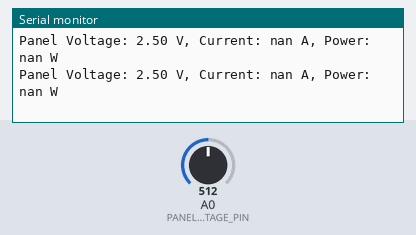
Simulated run of this sketch. Board: Arduino Uno, built with avr-gcc and run on an emulated ATmega328P. On the bench: the last lines printed to the serial monitor. Inputs (shaded band) come from the test bench; at power-on: A0 (PANEL_VOLTAGE_PIN) = 512.

Above: at 1.8 s.
1.9 s: A0 (PANEL_VOLTAGE_PIN) set to 716
At 2.3 s:
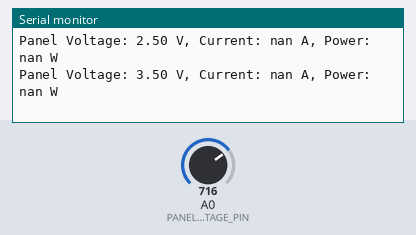
3.4 s: A0 (PANEL_VOLTAGE_PIN) set to 900
At 4.8 s:
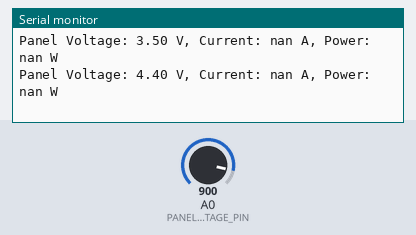
Timing chart, 0 to 6.4 s (numbered marks = the images above; inputs shaded):
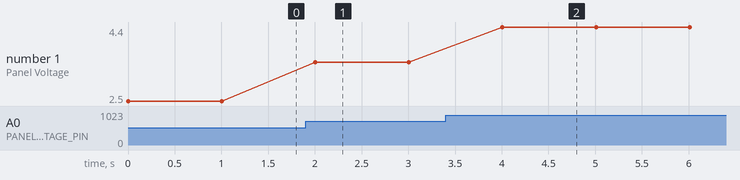

Measured:
- after the input at 1.9 s, the serial monitor: prints a new line after 0.10 s (image 1)
- after the input at 3.4 s, the serial monitor: prints a new line after 0.61 s (image 2)
- plotted number 1: 2.5 → 3.5 after the input at 1.9 s, 3.5 → 4.4 after the input at 3.4 s

The sketch:

bare_infer7.ino
```cpp
#include <Arduino.h>

class SolarPanelInferenceEngine {
private:
    // Physical Constants and Calibration Parameters
    const float BOLTZMANN_CONSTANT = 1.380649e-23;  // J/K
    const float ELEMENTARY_CHARGE = 1.60217663e-19; // Coulombs
    const float IDEAL_DIODE_FACTOR = 1.2;  // Typical range 1-2 for silicon cells
    const float SOLAR_PANEL_TEMPERATURE = 298.15;  // Kelvin (25°C)

    // Panel Specific Parameters (to be calibrated)
    float shortCircuitCurrent = 0.0;     // Isc (A)
    float openCircuitVoltage = 0.0;      // Voc (V)
    float numberOfCells = 36;            // Typical for small panels
    float seriesResistance = 0.5;        // Ohms
    float shuntResistance = 100.0;       // Ohms

    // Measurement Variables
    float currentPanelVoltage = 0.0;
    float currentPanelTemperature = 25.0;  // °C
    float irradianceLevel = 1000.0;        // W/m²

    // Derived Thermal Voltage
    float thermalVoltage() const {
        return (BOLTZMANN_CONSTANT * SOLAR_PANEL_TEMPERATURE) /
               (ELEMENTARY_CHARGE * numberOfCells);
    }

    // Temperature Correction Factor for Short Circuit Current
    float temperatureCorrectionFactor() const {
        const float TEMPERATURE_COEFFICIENT = 0.0035;  // Typical for silicon cells
        return 1.0 + TEMPERATURE_COEFFICIENT * (currentPanelTemperature - 25.0);
    }

    // Interpolation function for intermediate values
    float linearInterpolate(float x, float x0, float x1, float y0, float y1) const {
        return y0 + (x - x0) * ((y1 - y0) / (x1 - x0));
    }

public:
    // Advanced Current Estimation Model
    float estimatePanelCurrent(float voltage, float dutyCycle) {
        // Corrected Short Circuit Current
        float correctedShortCircuitCurrent = shortCircuitCurrent *
            temperatureCorrectionFactor() *
            (irradianceLevel / 1000.0);  // Normalize to standard test conditions

        // Improved Shockley Diode Equation with Series and Shunt Resistance
        float thermalV = thermalVoltage();
        float saturationCurrent = correctedShortCircuitCurrent /
            (exp((openCircuitVoltage) / (IDEAL_DIODE_FACTOR * thermalV)) - 1.0);

        // Modified diode equation incorporating resistance effects
        float current = correctedShortCircuitCurrent -
            saturationCurrent * (
                exp((voltage + correctedShortCircuitCurrent * seriesResistance) /
                    (IDEAL_DIODE_FACTOR * thermalV)) - 1.0
            ) -
            (voltage + correctedShortCircuitCurrent * seriesResistance) / shuntResistance;

        // Duty Cycle Impact Modeling
        float dutyCycleImpact = constrain(dutyCycle, 0.0, 1.0);
        current *= (1.0 + dutyCycleImpact * 0.1);  // Modest amplification

        return max(0.0, current);
    }

    // Power Estimation
    float estimatePanelPower(float voltage, float current) const {
        return voltage * current;
    }

    // Maximum Power Point Tracking (MPPT) Estimation
    float estimateMPPT() const {
        // Simplified MPPT estimation based on open circuit and short circuit points
        return openCircuitVoltage * 0.7;  // Typical max power point is ~70-80% of Voc
    }

    // Calibration Method
    void calibratePanelParameters(
        float measuredShortCircuitCurrent,
        float measuredOpenCircuitVoltage,
        float panelTemperature = 25.0,
        float measuredIrradiance = 1000.0
    ) {
        shortCircuitCurrent = measuredShortCircuitCurrent;
        openCircuitVoltage = measuredOpenCircuitVoltage;
        currentPanelTemperature = panelTemperature;
        irradianceLevel = measuredIrradiance;
    }

    // Update Environmental Conditions
    void updateEnvironmentalConditions(
        float temperature,
        float irradiance
    ) {
        currentPanelTemperature = temperature;
        irradianceLevel = irradiance;
    }
};

class SolarPanelOptimizer {
private:
    SolarPanelInferenceEngine inferenceEngine;

    // Existing pin and configuration variables...
    const uint8_t PANEL_VOLTAGE_PIN = A0;
    const uint8_t CONVERTER1_ENABLE_PIN = 9;
    const uint8_t CONVERTER2_ENABLE_PIN = 10;

    float readPanelVoltage() {
        return analogRead(PANEL_VOLTAGE_PIN) * (5.0 / 1023.0);
    }

public:
    void begin() {
        // Initial calibration with typical small panel values
        inferenceEngine.calibratePanelParameters(
            5.0,   // Short Circuit Current (A)
            21.0,  // Open Circuit Voltage (V)
            25.0,  // Temperature
            1000.0 // Standard Irradiance
        );
    }

    void updateInference(float dutyCycle) {
        float panelVoltage = readPanelVoltage();

        // Estimate current using advanced inference
        float panelCurrent = inferenceEngine.estimatePanelCurrent(
            panelVoltage,
            dutyCycle
        );

        float panelPower = inferenceEngine.estimatePanelPower(
            panelVoltage,
            panelCurrent
        );

        // Debug output
        Serial.print("Panel Voltage: ");
        Serial.print(panelVoltage);
        Serial.print(" V, Current: ");
        Serial.print(panelCurrent);
        Serial.print(" A, Power: ");
        Serial.print(panelPower);
        Serial.println(" W");
    }

    // Additional methods for environmental updates, etc.
};

SolarPanelOptimizer optimizer;

void setup() {
    Serial.begin(115200);
    optimizer.begin();
}

void loop() {
    // Simulate different duty cycles
    optimizer.updateInference(0.5);  // 50% duty cycle example
    delay(1000);
}
```
